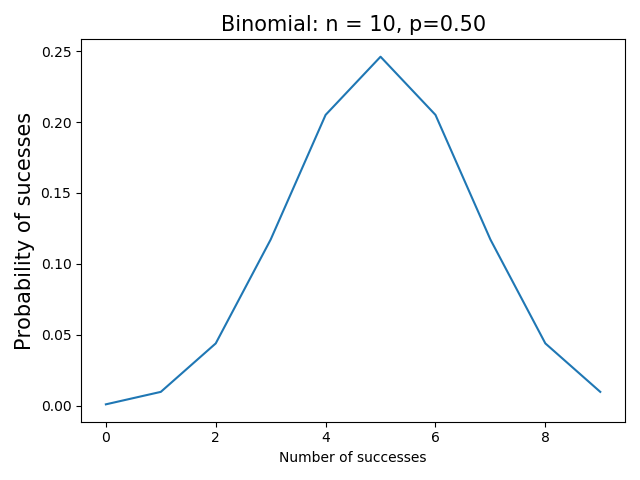

The Python source for this figure:
'''
@Author： Runsen
@微信公众号： 润森笔记
@博客： https://blog.csdn.net/weixin_44510615
@Date： 2020/7/5
'''

from scipy.stats import binom
import matplotlib.pyplot as plt
import numpy as np
n = 10
p = 0.5
k = np.arange(0, 10)
binomial = binom.pmf(k, n, p)
plt.plot(k, binomial)
plt.title('Binomial: n = %i, p=%0.2f' % (n, p), fontsize=15)
plt.xlabel('Number of successes')
plt.ylabel('Probability of sucesses', fontsize=15)
plt.show()


X = np.random.poisson(lam=5, size=10000)  # lam为λ size为k
s= plt.hist(X, bins=15, range=[0, 15], color='g', alpha=0.5)
plt.plot(s[1][0:15], s[0], 'r')
plt.grid()
plt.show()
